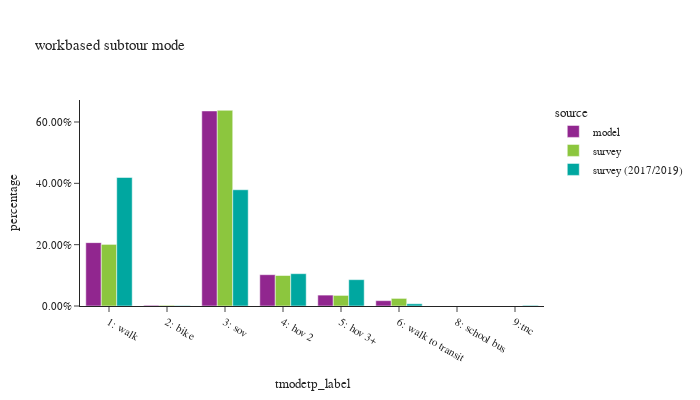

This figure's notebook cell:
### Code cell
df_plot = wk_base_subtour.groupby(['source','tmodetp_label'])['toexpfac'].sum().reset_index()
df_plot['percentage'] = df_plot.groupby(['source'], group_keys=False)['toexpfac']. \
    apply(lambda x: x / float(x.sum()))

df_plot_ct = wk_base_subtour.groupby(['source','tmodetp_label'])['toexpfac'].count().reset_index(). \
    rename(columns={'toexpfac':'sample count'})
df_plot = df_plot.merge(df_plot_ct, on=['source','tmodetp_label'])

fig = px.bar(df_plot.sort_values(by=['source']), x="tmodetp_label", y="percentage", color="source",
             barmode="group",hover_data=['sample count'],title="workbased subtour mode")
fig.update_layout(height=400, width=700, font=dict(size=11),
                  xaxis = dict(dtick = 1, categoryorder='category ascending'),
                  yaxis=dict(tickformat=".2%"))
fig.show()

### Figure 1 — Plotly figure (JSON) as saved in the notebook; plotly's stock layout.template omitted (floating-point values rounded to 4 significant figures)
{"data": [{"alignmentgroup": "True", "customdata": [[95355], [1098], [293568], [47112], [16405], [8040], [3]], "hovertemplate": "source=model<br>tmodetp_label=%{x}<br>percentage=%{y}<br>sample count=%{customdata[0]}<extra></extra>", "legendgroup": "model", "marker": {"color": "#91268F", "pattern": {"shape": ""}}, "name": "model", "offsetgroup": "model", "orientation": "v", "showlegend": true, "textposition": "auto", "type": "bar", "x": ["1: walk", "2: bike", "3: sov", "4: hov 2", "5: hov 3+", "6: walk to transit", "9:tnc"], "xaxis": "x", "y": [0.2066, 0.002379, 0.636, 0.1021, 0.03554, 0.01742, 6.499e-06], "yaxis": "y"}, {"alignmentgroup": "True", "customdata": [[7], [15], [18], [4], [111], [100]], "hovertemplate": "source=survey<br>tmodetp_label=%{x}<br>percentage=%{y}<br>sample count=%{customdata[0]}<extra></extra>", "legendgroup": "survey", "marker": {"color": "#8CC63E", "pattern": {"shape": ""}}, "name": "survey", "offsetgroup": "survey", "orientation": "v", "showlegend": true, "textposition": "auto", "type": "bar", "x": ["6: walk to transit", "5: hov 3+", "4: hov 2", "2: bike", "1: walk", "3: sov"], "xaxis": "x", "y": [0.02479, 0.03451, 0.09943, 0.002302, 0.2009, 0.6381], "yaxis": "y"}, {"alignmentgroup": "True", "customdata": [[3], [670], [9], [296], [96], [75], [45], [11]], "hovertemplate": "source=survey (2017/2019)<br>tmodetp_label=%{x}<br>percentage=%{y}<br>sample count=%{customdata[0]}<extra></extra>", "legendgroup": "survey (2017/2019)", "marker": {"color": "#00A7A0", "pattern": {"shape": ""}}, "name": "survey (2017/2019)", "offsetgroup": "survey (2017/2019)", "orientation": "v", "showlegend": true, "textposition": "auto", "type": "bar", "x": ["8: school bus", "1: walk", "2: bike", "3: sov", "4: hov 2", "5: hov 3+", "6: walk to transit", "9:tnc"], "xaxis": "x", "y": [2.999e-05, 0.4191, 0.001311, 0.379, 0.1054, 0.08588, 0.007232, 0.00205], "yaxis": "y"}], "layout": {"barmode": "group", "font": {"size": 11}, "height": 400, "legend": {"title": {"text": "source"}, "tracegroupgap": 0}, "title": {"text": "workbased subtour mode"}, "width": 700, "xaxis": {"anchor": "y", "categoryorder": "category ascending", "domain": [0.0, 1.0], "dtick": 1, "title": {"text": "tmodetp_label"}}, "yaxis": {"anchor": "x", "domain": [0.0, 1.0], "tickformat": ".2%", "title": {"text": "percentage"}}}}
